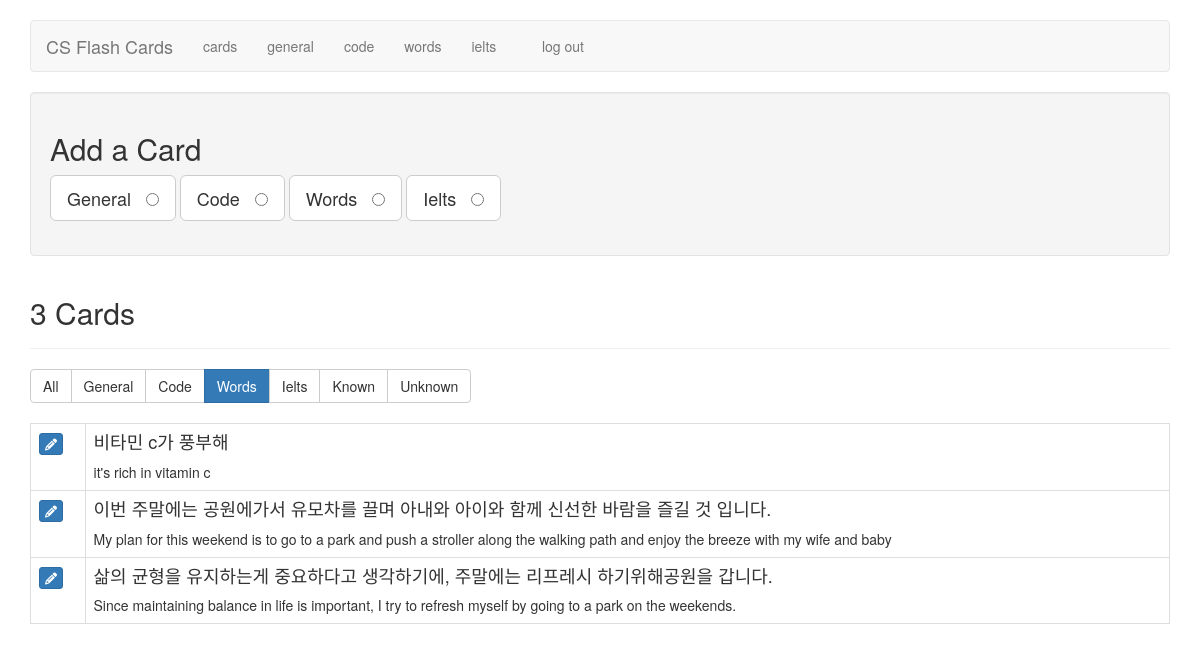
Page /filter_cards/eng (signed in) on the earlier database version.
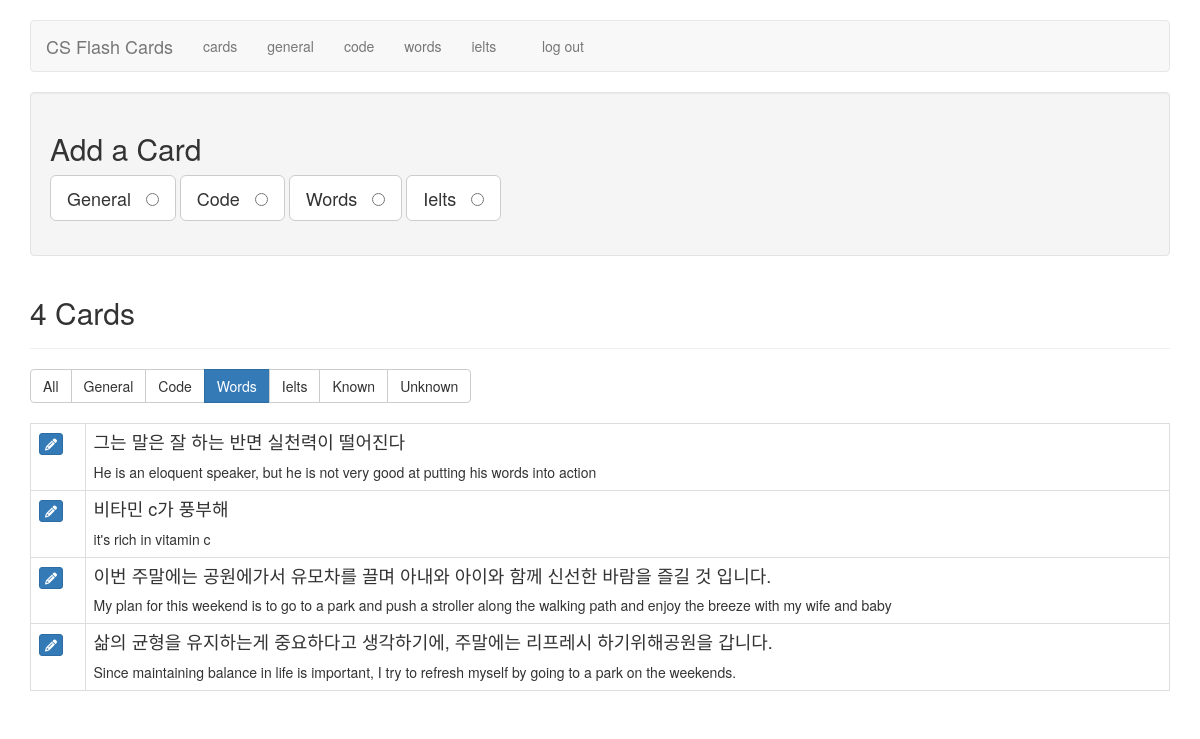
Same page on the later database version.
### tables this page shows
CREATE TABLE cards (
  id integer primary key autoincrement,
   /* 1 for interview, 2 for code, 3 for english, 4 for ielts */
  type tinyint not null,
  front text not null,
  back text not null,
  sort int default 0,
  known boolean default 0
);

### flash_cards.py (the view)
@application.route('/filter_cards/<filter_name>')
def filter_cards(filter_name):
    if not session.get('logged_in'):
        return redirect(url_for('login'))
    filters = {
        "all":      "where 1 = 1",
        "general":  "where type = 1",
        "code":     "where type = 2",
        "eng":     "where type = 3",
        "ielts":     "where type = 4",
        "known":    "where known = 1",
        "unknown":  "where known = 0",
    }
    query = filters.get(filter_name)
    if not query:
        return redirect(url_for('cards'))
    db = get_db()
    fullquery = "SELECT id, type, front, back, known FROM cards " + query + " ORDER BY id DESC"
    cur = db.execute(fullquery)
    cards = cur.fetchall()
    return render_template('cards.html', cards=cards, filter_name=filter_name)

### flash_cards.py (called while the page is built)
def connect_db():
    rv = sqlite3.connect(application.config['DATABASE'])
    rv.row_factory = sqlite3.Row
    return rv

def get_db():
    if not hasattr(g, 'sqlite_db'):
        g.sqlite_db = connect_db()
    return g.sqlite_db

### templates/cards.html (shortened to what this page needs)
{% extends "layout.html" %}
{% block body %}
    <div class="well editPanel">
        <h2>Add a Card</h2>
        <form action="{{ url_for('add_card') }}" method="post" class="cardForm">
            <div class="form-group">
                <label for="general" class="toggleButton btn btn-default btn-lg">General &nbsp;
                    <input type="radio" name="type" value="1" id="general"/>
                </label>
                <label for="code" class="toggleButton btn btn-default btn-lg">Code &nbsp;
                    <input type="radio" name="type" value="2" id="code"/>
                </label>
                <label for="eng" class="toggleButton btn btn-default btn-lg">Words &nbsp;
                    <input type="radio" name="type" value="3" id="eng"/>
                </label>
                <label for="ielts" class="toggleButton btn btn-default btn-lg">Ielts &nbsp;
                    <input type="radio" name="type" value="4" id="ielts"/>
                </label>
            </div>
        </form>
    </div>
    <div class="page-header">
        <h2>{{ cards|length }} Card{{ '' if (cards|length == 1) else 's' }}</h2>
    </div>
    <div class="btn-group btn-group-md" role="group" aria-label="filters">
        <a href="{{ url_for('filter_cards', filter_name="all") }}" class="btn btn-{{ "primary" if filter_name == "all" else "default" }}">All</a>
        <a href="{{ url_for('filter_cards', filter_name="general") }}" class="btn btn-{{ "primary" if filter_name == "general" else "default" }}">General</a>
        <a href="{{ url_for('filter_cards', filter_name="code") }}" class="btn btn-{{ "primary" if filter_name == "code" else "default" }}">Code</a>
        <a href="{{ url_for('filter_cards', filter_name="eng") }}" class="btn btn-{{ "primary" if filter_name == "eng" else "default" }}">Words</a>
        <a href="{{ url_for('filter_cards', filter_name="ielts") }}" class="btn btn-{{ "primary" if filter_name == "ielts" else "default" }}">Ielts</a>
        <a href="{{ url_for('filter_cards', filter_name="known") }}" class="btn btn-{{ "primary" if filter_name == "known" else "default" }}">Known</a>
        <a href="{{ url_for('filter_cards', filter_name="unknown") }}" class="btn btn-{{ "primary" if filter_name == "unknown" else "default" }}">Unknown</a>
    </div>
    <br />
    <br />
    <table class="table table-bordered">
        {% for card in cards %}
            <tr>
                <td>
                    <a href="{{ url_for('edit', card_id=card.id) }}" class="btn btn-xs btn-primary"><i class="fa fa-pencil" aria-hidden="true"></i></a>
                </td>
                <td class="cardContent">
                    <h4>
                        {{ card.front }}
                    </h4>
                    {% if card.type != 2%}
                        {{ card.back|replace("\n", "<br />")|safe }}
                    {% else %}
                        <pre><code>{{ card.back|escape }}</code></pre>
                    {% endif %}
                </td>
            </tr>
        {% else %}
            <tr>
                <td>
                    <em>No cards to show.</em>
                </td>
            </tr>
        {% endfor %}
    </table>
{% endblock %}

Differences in the rows shown:
added cards: front "그는 말은 잘 하는 반면 실천력이 떨어진다", back "He is an eloquent speaker, but he is not very good at putting his words into action"
Other differences:
{{ cards|length }}: "3" → "4"
